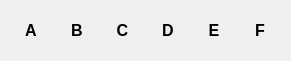
    <widget class="QGroupBox" name="vertical6x6">
     <property name="geometry">
      <rect>
       <x>70</x>
       <y>25</y>
       <width>291</width>
       <height>61</height>
      </rect>
     </property>
     <property name="styleSheet">
      <string notr="true">border:none
</string>
     </property>
     <property name="title">
      <string/>
     </property>
     <layout class="QHBoxLayout" name="horizontalLayout">
      <item>
       <widget class="QPushButton" name="one_2">
        <property name="font">
         <font>
          <pointsize>12</pointsize>
          <weight>75</weight>
          <bold>true</bold>
         </font>
        </property>
        <property name="styleSheet">
         <string notr="true">border:none</string>
        </property>
        <property name="text">
         <string>A</string>
        </property>
       </widget>
      </item>
      <item>
       <widget class="QPushButton" name="two_2">
        <property name="font">
         <font>
          <pointsize>12</pointsize>
          <weight>75</weight>
          <bold>true</bold>
         </font>
        </property>
        <property name="styleSheet">
         <string notr="true">border:none</string>
        </property>
        <property name="text">
         <string>B</string>
        </property>
       </widget>
      </item>
      <item>
       <widget class="QPushButton" name="three_2">
        <property name="font">
         <font>
          <pointsize>12</pointsize>
          <weight>75</weight>
          <bold>true</bold>
         </font>
        </property>
        <property name="styleSheet">
         <string notr="true">border:none</string>
        </property>
        <property name="text">
         <string>C</string>
        </property>
       </widget>
      </item>
      <item>
       <widget class="QPushButton" name="four_2">
        <property name="font">
         <font>
          <pointsize>12</pointsize>
          <weight>75</weight>
          <bold>true</bold>
         </font>
        </property>
        <property name="styleSheet">
         <string notr="true"/>
        </property>
        <property name="text">
         <string>D</string>
        </property>
       </widget>
      </item>
      <item>
       <widget class="QPushButton" name="five_2">
        <property name="font">
         <font>
          <pointsize>12</pointsize>
          <weight>75</weight>
          <bold>true</bold>
         </font>
        </property>
        <property name="styleSheet">
         <string notr="true"/>
        </property>
        <property name="text">
         <string>E</string>
        </property>
       </widget>
      </item>
      <item>
       <widget class="QPushButton" name="six_2">
        <property name="font">
         <font>
          <pointsize>12</pointsize>
          <weight>75</weight>
          <bold>true</bold>
         </font>
        </property>
        <property name="styleSheet">
         <string notr="true"/>
        </property>
        <property name="text">
         <string>F</string>
        </property>
       </widget>
      </item>
     </layout>
    </widget>
